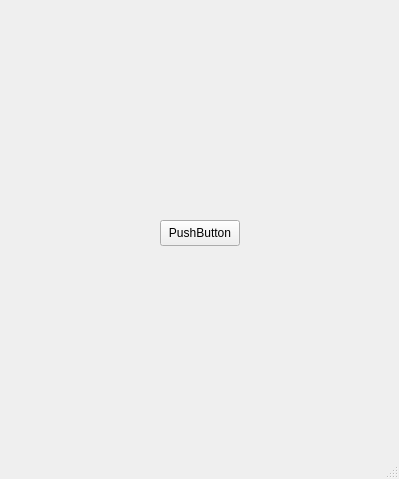
<?xml version="1.0" encoding="UTF-8"?>
<ui version="4.0">
 <class>MainWindow</class>
 <widget class="QMainWindow" name="MainWindow">
  <property name="geometry">
   <rect>
    <x>0</x>
    <y>0</y>
    <width>399</width>
    <height>479</height>
   </rect>
  </property>
  <property name="windowTitle">
   <string>MainWindow</string>
  </property>
  <widget class="QWidget" name="centralwidget">
   <widget class="QPushButton" name="pushButton">
    <property name="geometry">
     <rect>
      <x>160</x>
      <y>220</y>
      <width>80</width>
      <height>26</height>
     </rect>
    </property>
    <property name="text">
     <string>PushButton</string>
    </property>
   </widget>
  </widget>
  <widget class="QMenuBar" name="menubar">
   <property name="geometry">
    <rect>
     <x>0</x>
     <y>0</y>
     <width>399</width>
     <height>23</height>
    </rect>
   </property>
  </widget>
  <widget class="QStatusBar" name="statusbar"/>
 </widget>
 <resources/>
 <connections/>
</ui>
